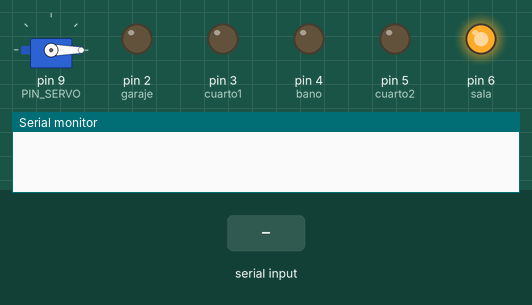
Simulated run of this sketch. Board: Arduino Uno, built with avr-gcc and run on an emulated ATmega328P. Shown: servo, output pins drawn as LEDs (lit = HIGH), the last lines printed to the serial monitor. The inputs (shaded band) are chosen by the test bench.

Above: at 1.2 s.
1.3 s: "abrir garaje\n" received over Serial
At 2.5 s:
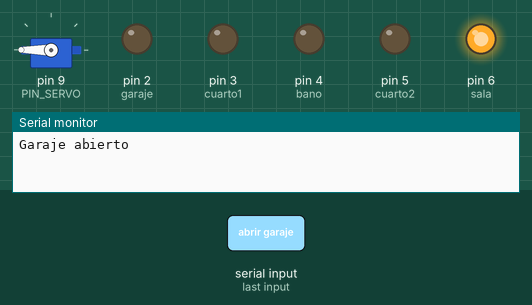
2.8 s: "encender todo\n" received over Serial
At 3.7 s:
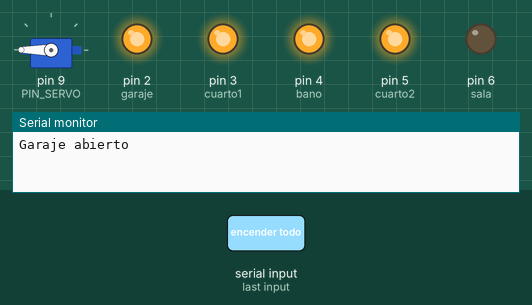
4.3 s: "cerrar garaje\n" received over Serial
At 4.8 s:
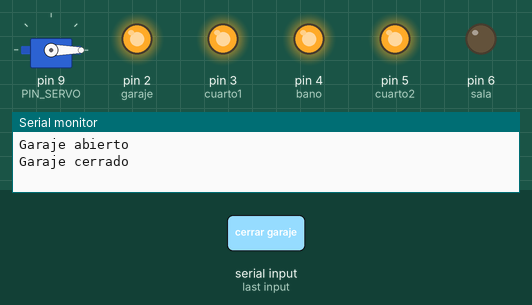
5.8 s: "apagar garaje\n" received over Serial
At 7.0 s:
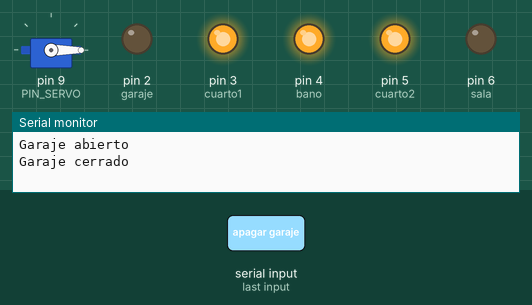
7.3 s: "apagar sala\n" received over Serial
At 8.2 s:
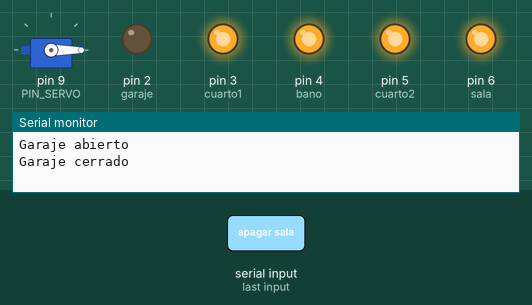
8.8 s: "encender garaje\n" received over Serial
At 9.5 s:
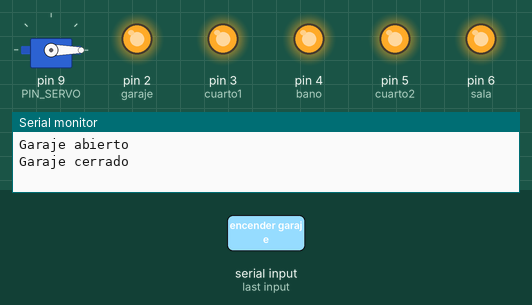
Timing chart, 0 to 11.3 s (numbered marks = the images above; inputs shaded):
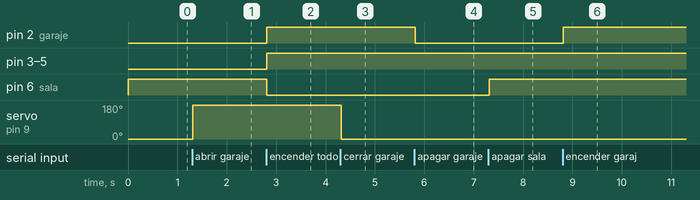

Measured:
- after the input at 1.3 s, servo on pin 9 (PIN_SERVO): 0° → 180° at once
- after the input at 2.8 s, pin 2 (garaje), pin 3 (cuarto1), pin 4 (bano), pin 5 (cuarto2): LOW → HIGH at once; pin 6 (sala): HIGH → LOW at once
- after the input at 4.3 s, servo on pin 9 (PIN_SERVO): 180° → 0° at once
- after the input at 5.8 s, pin 2 (garaje): HIGH → LOW at once
- after the input at 7.3 s, pin 6 (sala): LOW → HIGH at once
- after the input at 8.8 s, pin 2 (garaje): LOW → HIGH at once

The sketch:

arduino.ino
```cpp
#include <Servo.h>

// =========================
// SERVO (SOLO UNO EN EL PIN 9)
// =========================
Servo servoPuerta;
const int PIN_SERVO = 9;

// =========================
// LEDS DE LA CASA
// =========================
const int cuarto1 = 3;
const int garaje = 2;
const int bano = 4;
const int sala = 6;
const int cuarto2 = 5;

void setup() {
  Serial.begin(9600);

  // =========================
  // CONFIGURAR SERVO
  // =========================
  servoPuerta.attach(PIN_SERVO);

  // Posición inicial: garaje cerrado (Ajusta el ángulo si es necesario)
  servoPuerta.write(0);

  // =========================
  // CONFIGURAR LEDS
  // =========================
  pinMode(garaje, OUTPUT);
  pinMode(sala, OUTPUT);
  pinMode(cuarto1, OUTPUT);
  pinMode(cuarto2, OUTPUT);
  pinMode(bano, OUTPUT);

  // Apagar todas las luces al iniciar
  digitalWrite(garaje, LOW);
  digitalWrite(sala, HIGH); // Recuerda que tu sala funciona al revés
  digitalWrite(cuarto1, LOW);
  digitalWrite(cuarto2, LOW);
  digitalWrite(bano, LOW);
}

void loop() {

  if (Serial.available() > 0) {

    String comando = Serial.readStringUntil('\n');
    comando.trim();

    // =========================
    // CONTROL DE LA PUERTA DEL GARAJE
    // =========================
    if (comando == "abrir garaje") {
      servoPuerta.write(180); // Abre el garaje (gira 180 grados)
      Serial.println("Garaje abierto");
    }
    else if (comando == "cerrar garaje") {
      servoPuerta.write(0);   // Cierra el garaje (vuelve a 0 grados)
      Serial.println("Garaje cerrado");
    }

    // =========================
    // ENCENDER / APAGAR TODO
    // =========================
    else if (comando == "encender todo") {
      digitalWrite(garaje, HIGH);
      digitalWrite(sala, LOW); // Tu sala funciona al revés
      digitalWrite(cuarto1, HIGH);
      digitalWrite(cuarto2, HIGH);
      digitalWrite(bano, HIGH);
    }
    else if (comando == "apagar todo") {
      digitalWrite(garaje, LOW);
      digitalWrite(sala, HIGH); // Tu sala funciona al revés
      digitalWrite(cuarto1, LOW);
      digitalWrite(cuarto2, LOW);
      digitalWrite(bano, LOW);
    }

    // =========================
    // LUZ DEL GARAJE
    // =========================
    else if (comando == "encender garaje") {
      digitalWrite(garaje, HIGH);
    }
    else if (comando == "apagar garaje") {
      digitalWrite(garaje, LOW);
    }

    // =========================
    // SALA
    // =========================
    else if (comando == "encender sala") {
      digitalWrite(sala, LOW);
    }
    else if (comando == "apagar sala") {
      digitalWrite(sala, HIGH);
    }

    // =========================
    // CUARTO 1
    // =========================
    else if (comando == "encender cuarto uno") {
      digitalWrite(cuarto1, HIGH);
    }
    else if (comando == "apagar cuarto uno") {
      digitalWrite(cuarto1, LOW);
    }

    // =========================
    // CUARTO 2
    // =========================
    else if (comando == "encender cuarto dos") {
      digitalWrite(cuarto2, HIGH);
    }
    else if (comando == "apagar cuarto dos") {
      digitalWrite(cuarto2, LOW);
    }

    // =========================
    // BAÑO
    // =========================
    else if (comando == "encender baño") {
      digitalWrite(bano, HIGH);
    }
    else if (comando == "apagar baño") {
      digitalWrite(bano, LOW);
    }
  }
}
```
